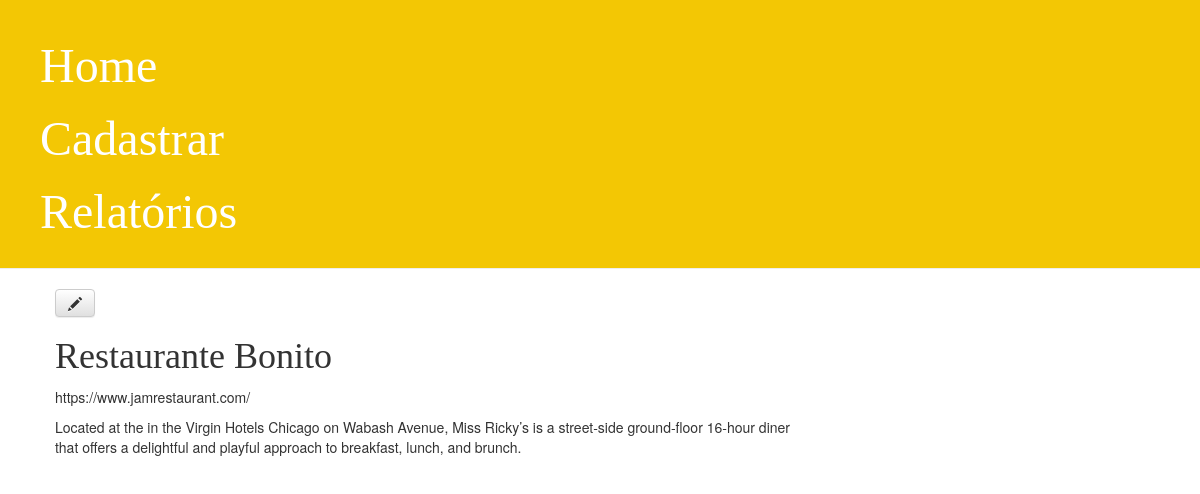
Screenshot of /cadastro/30/ with the database file from the repository.
### cadastro/models.py (models this page shows, shortened)
class Cadastro(models.Model):
    nome = models.ForeignKey('auth.User', on_delete=models.CASCADE)
    restaurante = models.CharField(max_length=200, default=' ')
    website = models.CharField(max_length=200)
    descricao = models.TextField()
    foto = models.ImageField(upload_to='fotos_restaurantes', null=True, blank=True)
    quantidade_pessoas = models.IntegerField(null=True, blank=True)
    faturamento = models.FloatField(null=True, blank=True)
    data_criacao = models.DateTimeField(default=timezone.now())
    data_publicacao = models.DateTimeField(blank= True, null = True)

### cadastro/views.py (the view)
# urls.py: path('cadastro/<int:pk>/', views.detalhe_cadastro, name='detalhe_cadastro'),
def detalhe_cadastro(request, pk):
    cadastro = get_object_or_404(Cadastro, pk=pk)
    return render(request, 'cadastro/detalhe_cadastro.html', {'cadastro': cadastro})

### cadastro/templates/cadastro/detalhe_cadastro.html (shortened to what this page needs)
{% extends 'cadastro/base.html' %}
{% block content %}
    <div class="cadastro">
        <a class="btn btn-default" href="{% url 'edita_cadastro' pk=cadastro.pk %}"><span class="glyphicon glyphicon-pencil"></span></a>
        <h1>{{ cadastro.restaurante }}</h1>
        <p>{{ cadastro.website }}</p>
        <p>{{ cadastro.descricao|linebreaksbr }}</p>
    </div>
{% endblock %}

### cadastro/static/css/cadastro.css (style rules this page uses)
h1, h2, h3, h4 { font-family: 'Lobster', cursive; }

### rows the page displays
Cadastro: restaurante "Restaurante Bonito", website "https://www.jamrestaurant.com/", descricao "Located at the in the Virgin Hotels Chicago on Wabash Avenue, Miss Ricky’s is a street-side ground-floor 16-hour diner that offers a delightful and playful approach to breakfast, lunch, and brunch."
